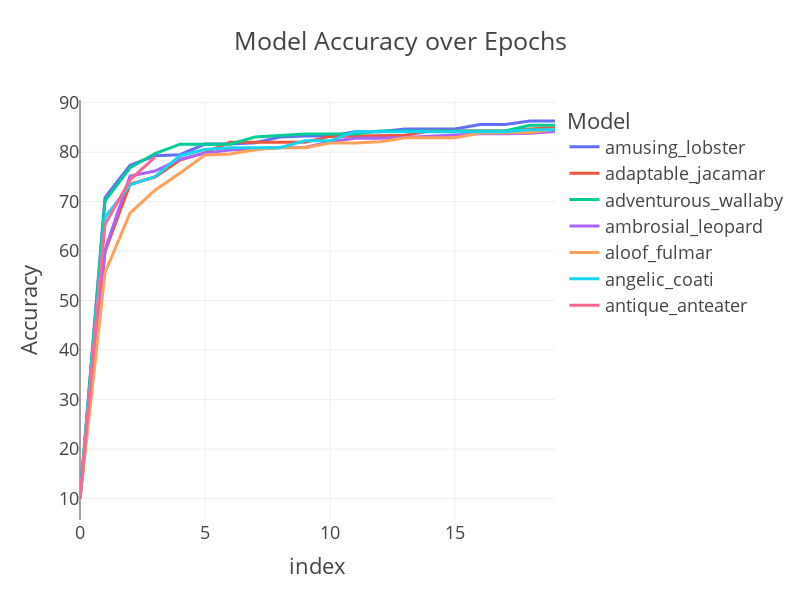

Notebook source saved alongside this figure:
### Code cell
epochs_data=train_data_dist_cum.sort_values("best_acc",ascending= False).iloc[:,:20].T.reset_index(drop=True).reset_index().melt(id_vars='index', var_name='Model', value_name='Accuracy')

import plotly.express as px
fig = px.line(epochs_data, x='index', y='Accuracy', color='Model', title='Model Accuracy over Epochs')
fig.update_layout(height=600, width=800, template="presentation")
fig

### Figure 1 — Plotly figure (JSON) as saved in the notebook; plotly's stock layout.template omitted (floating-point values rounded to 4 significant figures)
{"data": [{"hovertemplate": "Model=amusing_lobster<br>index=%{x}<br>Accuracy=%{y}<extra></extra>", "legendgroup": "amusing_lobster", "line": {"color": "#636efa", "dash": "solid"}, "marker": {"symbol": "circle"}, "mode": "lines", "name": "amusing_lobster", "orientation": "v", "showlegend": true, "type": "scatter", "x": [0, 1, 2, 3, 4, 5, 6, 7, 8, 9, 10, 11, 12, 13, 14, 15, 16, 17, 18, 19], "xaxis": "x", "y": [10, 70.84, 77.34, 79.26, 79.49, 81.65, 81.65, 81.91, 83.08, 83.29, 83.29, 84.13, 84.14, 84.7, 84.7, 84.7, 85.59, 85.59, 86.3, 86.3], "yaxis": "y"}, {"hovertemplate": "Model=adaptable_jacamar<br>index=%{x}<br>Accuracy=%{y}<extra></extra>", "legendgroup": "adaptable_jacamar", "line": {"color": "#EF553B", "dash": "solid"}, "marker": {"symbol": "circle"}, "mode": "lines", "name": "adaptable_jacamar", "orientation": "v", "showlegend": true, "type": "scatter", "x": [0, 1, 2, 3, 4, 5, 6, 7, 8, 9, 10, 11, 12, 13, 14, 15, 16, 17, 18, 19], "xaxis": "x", "y": [9.92, 59.87, 73.53, 74.98, 78.4, 79.91, 82, 82, 82, 82, 83.19, 83.24, 83.24, 83.44, 84.27, 84.27, 84.27, 84.27, 84.7, 84.98], "yaxis": "y"}, {"hovertemplate": "Model=adventurous_wallaby<br>index=%{x}<br>Accuracy=%{y}<extra></extra>", "legendgroup": "adventurous_wallaby", "line": {"color": "#00cc96", "dash": "solid"}, "marker": {"symbol": "circle"}, "mode": "lines", "name": "adventurous_wallaby", "orientation": "v", "showlegend": true, "type": "scatter", "x": [0, 1, 2, 3, 4, 5, 6, 7, 8, 9, 10, 11, 12, 13, 14, 15, 16, 17, 18, 19], "xaxis": "x", "y": [10, 70.19, 76.86, 79.73, 81.61, 81.61, 81.61, 83.06, 83.37, 83.67, 83.67, 83.67, 84.26, 84.26, 84.26, 84.26, 84.3, 84.3, 85.44, 85.44], "yaxis": "y"}, {"hovertemplate": "Model=ambrosial_leopard<br>index=%{x}<br>Accuracy=%{y}<extra></extra>", "legendgroup": "ambrosial_leopard", "line": {"color": "#ab63fa", "dash": "solid"}, "marker": {"symbol": "circle"}, "mode": "lines", "name": "ambrosial_leopard", "orientation": "v", "showlegend": true, "type": "scatter", "x": [0, 1, 2, 3, 4, 5, 6, 7, 8, 9, 10, 11, 12, 13, 14, 15, 16, 17, 18, 19], "xaxis": "x", "y": [10.08, 60.24, 75.17, 76.18, 78.57, 79.81, 80.44, 80.71, 80.96, 80.96, 82.13, 82.81, 82.81, 82.99, 83.19, 83.54, 83.73, 83.73, 83.82, 84.17], "yaxis": "y"}, {"hovertemplate": "Model=aloof_fulmar<br>index=%{x}<br>Accuracy=%{y}<extra></extra>", "legendgroup": "aloof_fulmar", "line": {"color": "#FFA15A", "dash": "solid"}, "marker": {"symbol": "circle"}, "mode": "lines", "name": "aloof_fulmar", "orientation": "v", "showlegend": true, "type": "scatter", "x": [0, 1, 2, 3, 4, 5, 6, 7, 8, 9, 10, 11, 12, 13, 14, 15, 16, 17, 18, 19], "xaxis": "x", "y": [10, 55.66, 67.69, 72.31, 75.79, 79.44, 79.64, 80.49, 80.91, 80.91, 81.85, 81.85, 82.1, 82.92, 82.92, 82.92, 83.88, 83.88, 84, 84.64], "yaxis": "y"}, {"hovertemplate": "Model=angelic_coati<br>index=%{x}<br>Accuracy=%{y}<extra></extra>", "legendgroup": "angelic_coati", "line": {"color": "#19d3f3", "dash": "solid"}, "marker": {"symbol": "circle"}, "mode": "lines", "name": "angelic_coati", "orientation": "v", "showlegend": true, "type": "scatter", "x": [0, 1, 2, 3, 4, 5, 6, 7, 8, 9, 10, 11, 12, 13, 14, 15, 16, 17, 18, 19], "xaxis": "x", "y": [10, 66.83, 73.38, 75.06, 79.28, 80.55, 80.92, 80.92, 80.92, 82.29, 82.29, 84.15, 84.15, 84.15, 84.15, 84.15, 84.15, 84.15, 84.55, 84.55], "yaxis": "y"}, {"hovertemplate": "Model=antique_anteater<br>index=%{x}<br>Accuracy=%{y}<extra></extra>", "legendgroup": "antique_anteater", "line": {"color": "#FF6692", "dash": "solid"}, "marker": {"symbol": "circle"}, "mode": "lines", "name": "antique_anteater", "orientation": "v", "showlegend": true, "type": "scatter", "x": [0, 1, 2, 3, 4, 5, 6, 7, 8, 9, 10, 11, 12, 13, 14, 15, 16, 17, 18, 19], "xaxis": "x", "y": [10, 65.36, 74.4, 78.98, null, null, null, null, null, null, null, null, null, null, null, null, null, null, null, null], "yaxis": "y"}], "layout": {"height": 600, "legend": {"title": {"text": "Model"}, "tracegroupgap": 0}, "title": {"text": "Model Accuracy over Epochs"}, "width": 800, "xaxis": {"anchor": "y", "autorange": true, "domain": [0, 1], "range": [0, 19], "title": {"text": "index"}, "type": "linear"}, "yaxis": {"anchor": "x", "autorange": true, "domain": [0, 1], "range": [5.677, 90.54], "title": {"text": "Accuracy"}, "type": "linear"}}}
